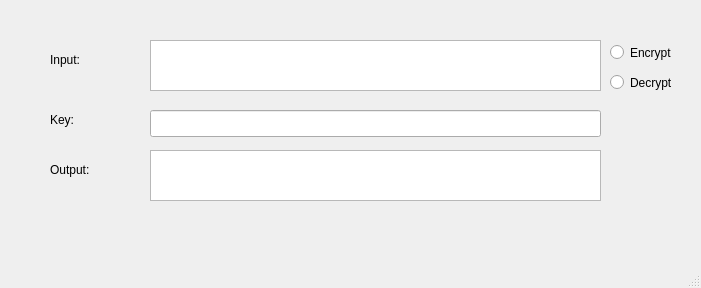
<?xml version="1.0" encoding="UTF-8"?>
<ui version="4.0">
 <class>MainWindow</class>
 <widget class="QMainWindow" name="MainWindow">
  <property name="geometry">
   <rect>
    <x>0</x>
    <y>0</y>
    <width>701</width>
    <height>288</height>
   </rect>
  </property>
  <property name="windowTitle">
   <string>MainWindow</string>
  </property>
  <widget class="QWidget" name="centralwidget">
   <widget class="QTextEdit" name="editInput">
    <property name="geometry">
     <rect>
      <x>150</x>
      <y>40</y>
      <width>451</width>
      <height>51</height>
     </rect>
    </property>
   </widget>
   <widget class="QTextEdit" name="editOutput">
    <property name="geometry">
     <rect>
      <x>150</x>
      <y>150</y>
      <width>451</width>
      <height>51</height>
     </rect>
    </property>
    <property name="readOnly">
     <bool>true</bool>
    </property>
   </widget>
   <widget class="QLineEdit" name="editKey">
    <property name="geometry">
     <rect>
      <x>150</x>
      <y>110</y>
      <width>451</width>
      <height>27</height>
     </rect>
    </property>
   </widget>
   <widget class="QLabel" name="labelInput">
    <property name="geometry">
     <rect>
      <x>50</x>
      <y>50</y>
      <width>67</width>
      <height>19</height>
     </rect>
    </property>
    <property name="text">
     <string>Input:</string>
    </property>
   </widget>
   <widget class="QLabel" name="labelKey">
    <property name="geometry">
     <rect>
      <x>50</x>
      <y>110</y>
      <width>67</width>
      <height>19</height>
     </rect>
    </property>
    <property name="text">
     <string>Key:</string>
    </property>
   </widget>
   <widget class="QLabel" name="labelOutput">
    <property name="geometry">
     <rect>
      <x>50</x>
      <y>160</y>
      <width>67</width>
      <height>19</height>
     </rect>
    </property>
    <property name="text">
     <string>Output:</string>
    </property>
   </widget>
   <widget class="QRadioButton" name="buttonEncrypt">
    <property name="geometry">
     <rect>
      <x>610</x>
      <y>40</y>
      <width>110</width>
      <height>25</height>
     </rect>
    </property>
    <property name="text">
     <string>Encrypt</string>
    </property>
    <attribute name="buttonGroup">
     <string notr="true">buttonGroup</string>
    </attribute>
   </widget>
   <widget class="QRadioButton" name="buttonDecrypt">
    <property name="geometry">
     <rect>
      <x>610</x>
      <y>70</y>
      <width>110</width>
      <height>25</height>
     </rect>
    </property>
    <property name="text">
     <string>Decrypt</string>
    </property>
    <attribute name="buttonGroup">
     <string notr="true">buttonGroup</string>
    </attribute>
   </widget>
  </widget>
  <widget class="QMenuBar" name="menubar">
   <property name="geometry">
    <rect>
     <x>0</x>
     <y>0</y>
     <width>701</width>
     <height>24</height>
    </rect>
   </property>
  </widget>
  <widget class="QStatusBar" name="statusbar"/>
 </widget>
 <resources/>
 <connections/>
 <buttongroups>
  <buttongroup name="buttonGroup"/>
 </buttongroups>
</ui>
